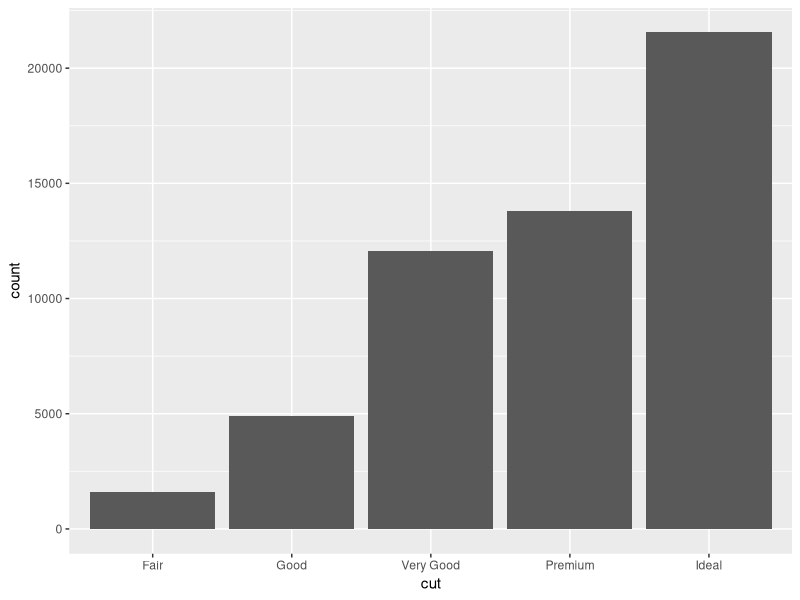
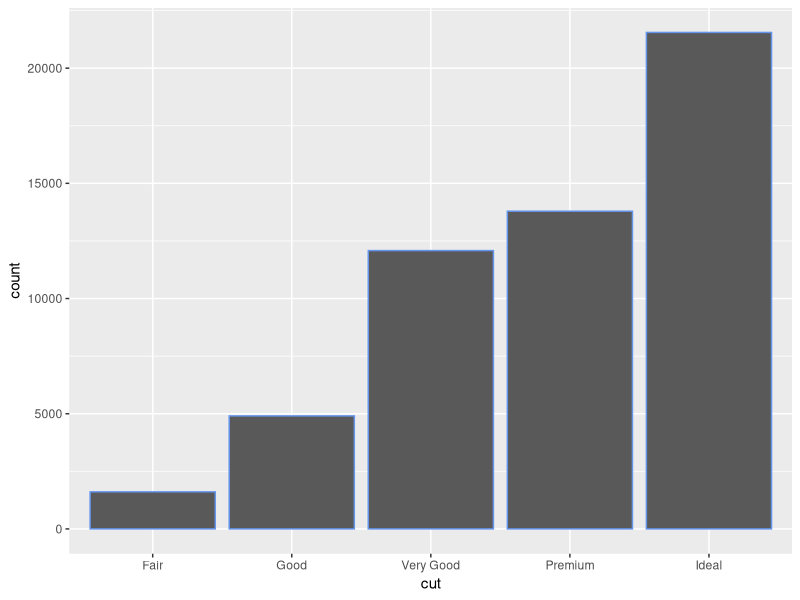
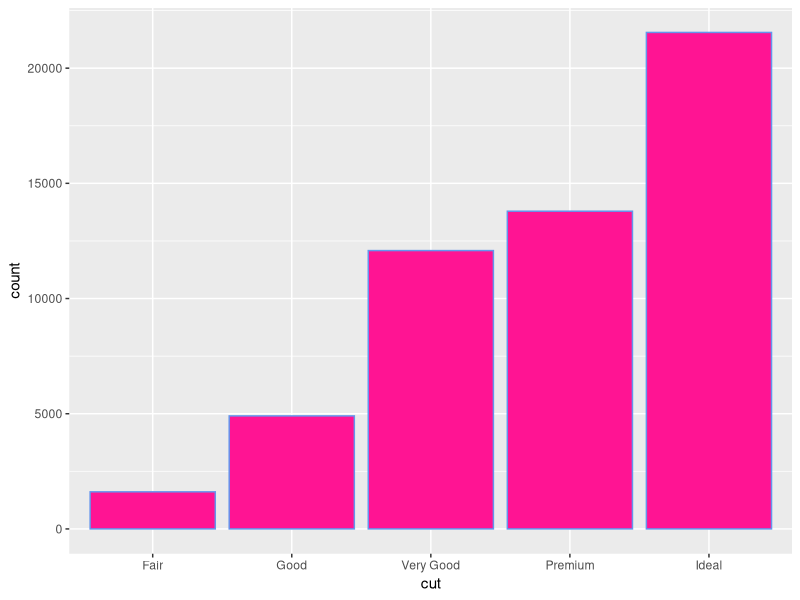
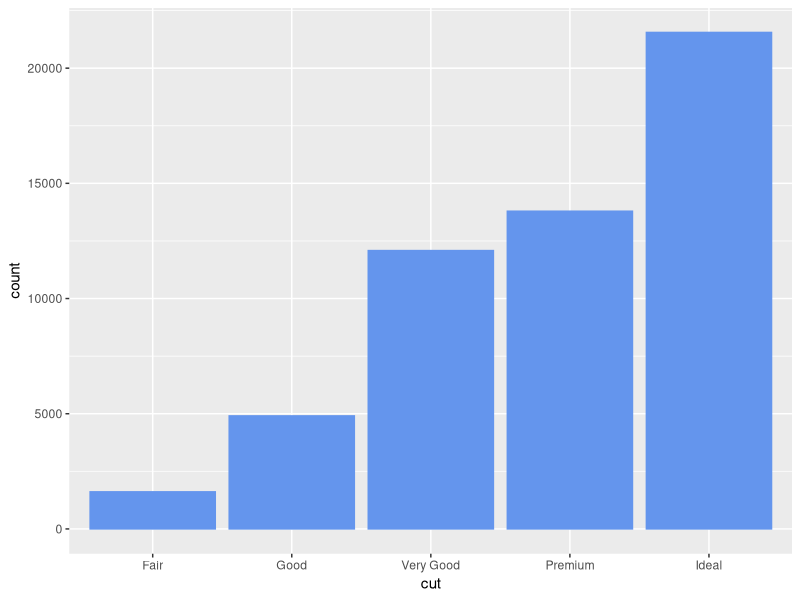
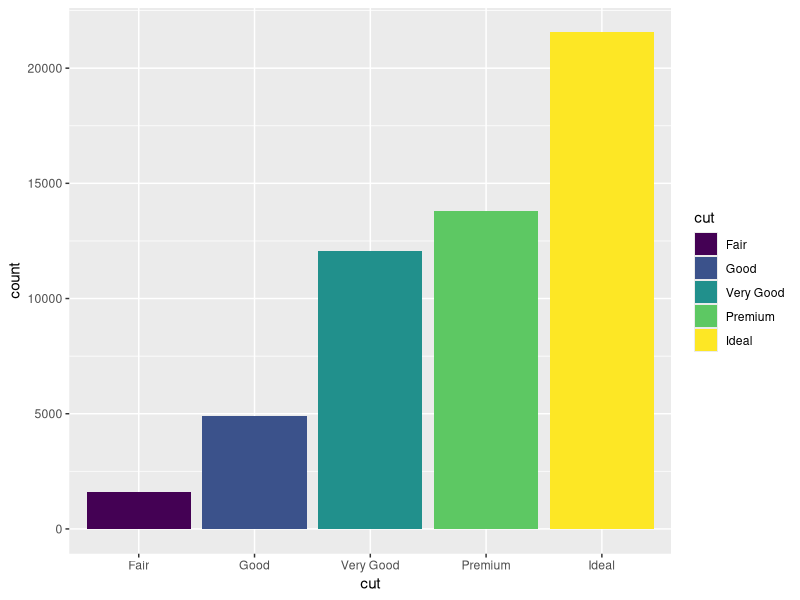
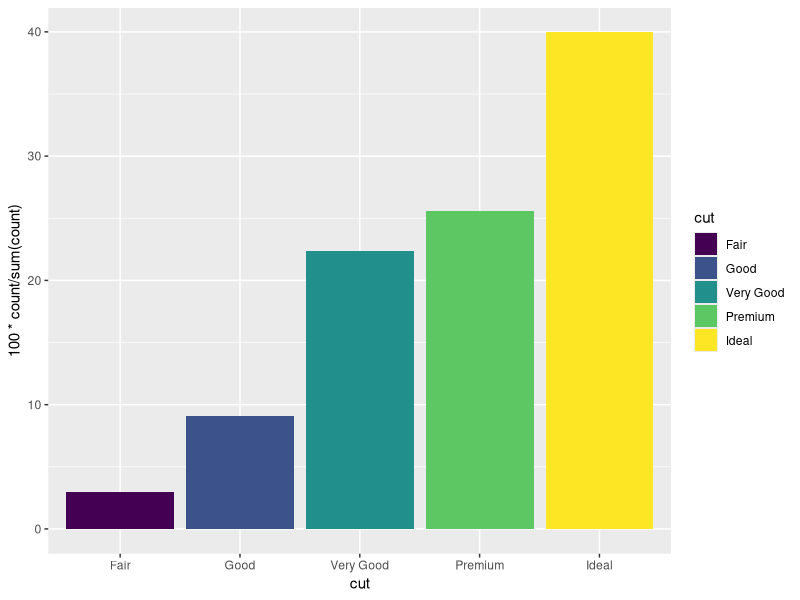
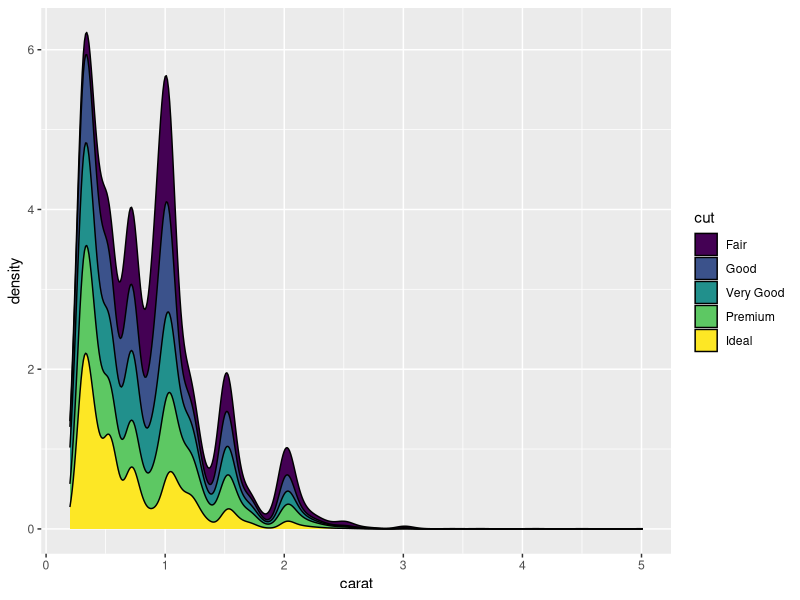
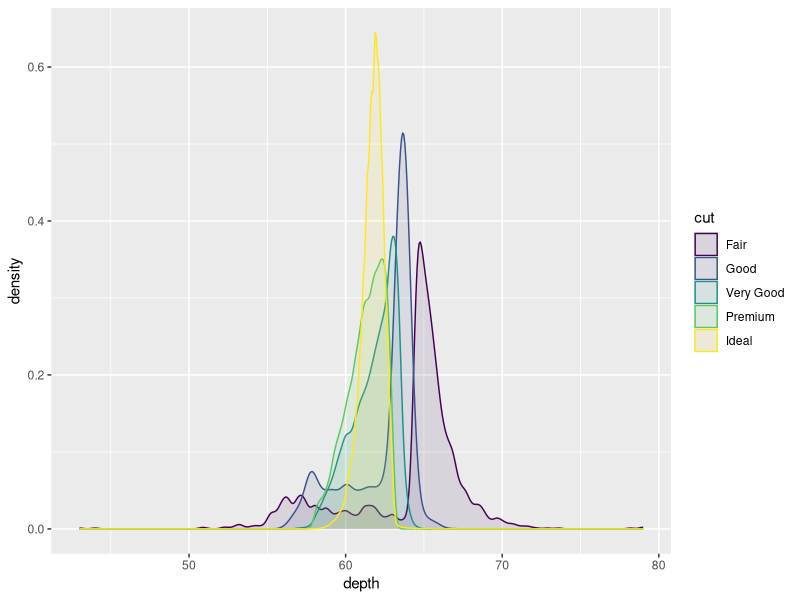

Write the R code that produced these figures, in order.
## ---- chunk 1
knitr::opts_chunk$set(echo = TRUE)
## ---- chunk 2
library(ggplot2)
data(diamonds)
## ---- chunk 3
str(diamonds)
## ---- chunk 4
summary(diamonds)
## ---- chunk 5
ggplot(diamonds, aes(x=cut)) + geom_bar()

## ---- chunk 6
ggplot(diamonds, aes(x=cut)) + geom_bar(colour="cornflowerblue")

## ---- chunk 7
ggplot(diamonds, aes(x=cut)) + geom_bar(colour="cornflowerblue", fill="deeppink")

## ---- chunk 8
ggplot(diamonds, aes(x=cut)) + geom_bar(colour="cornflowerblue", fill="cornflowerblue")

## ---- chunk 9
ggplot(diamonds, aes(x=cut)) + geom_bar(aes(fill=cut))

## ---- chunk 10
ggplot(diamonds, aes(x=cut, fill=cut)) + geom_bar(aes( y=after_stat(100*count/sum(count))))

## ---- chunk 11
ggplot(diamonds, aes(carat, fill = cut)) +
  geom_density(position = "stack")
## ---- chunk 12
ggplot(diamonds, aes(depth, fill = cut, colour = cut)) +
  geom_density(alpha = 0.1)
## ---- chunk 13
ggplot(diamonds, aes(depth, colour = cut)) +
  geom_density()
## ---- chunk 14
ggplot(diamonds, aes(x = color, y = carat)) +
  geom_boxplot(aes(fill = color))
## ---- chunk 15
ggplot(diamonds, aes(x = color, y = carat)) +
  geom_boxplot(aes(fill = color)) +
  facet_wrap(~cut, scales="free")

## ---- chunk 16
ggplot(diamonds, aes(y=price, x=carat)) +
  geom_point()
## ---- chunk 17
ggplot(diamonds, aes(y=price, x=carat, color=cut)) +
  geom_point()
## ---- chunk 18
ggplot(diamonds, aes(y=price, x=carat, color=cut)) +
  geom_point() + scale_color_brewer(type="seq", palette="BuPu")
## ---- chunk 19
ggplot(diamonds, aes(y=price, x=carat, color=cut)) + geom_point() + 
  scale_color_brewer(type="div", palette="Dark2")
## ---- chunk 20
ggplot(diamonds, aes(y=price, x=carat, color=cut)) + geom_smooth() 
## ---- chunk 21
ggplot(diamonds, aes(y=price, x=carat, color=cut)) + geom_point() + geom_smooth() 
## ---- chunk 22
ggplot(diamonds, aes(y=price,  x=cut)) + geom_jitter() 
## ---- chunk 23
ggplot(diamonds, aes(y=price,  x=cut)) + geom_jitter(alpha=0.5) 
## ---- chunk 24
ggplot(diamonds, aes(y=price,  x=cut)) + geom_violin() 
